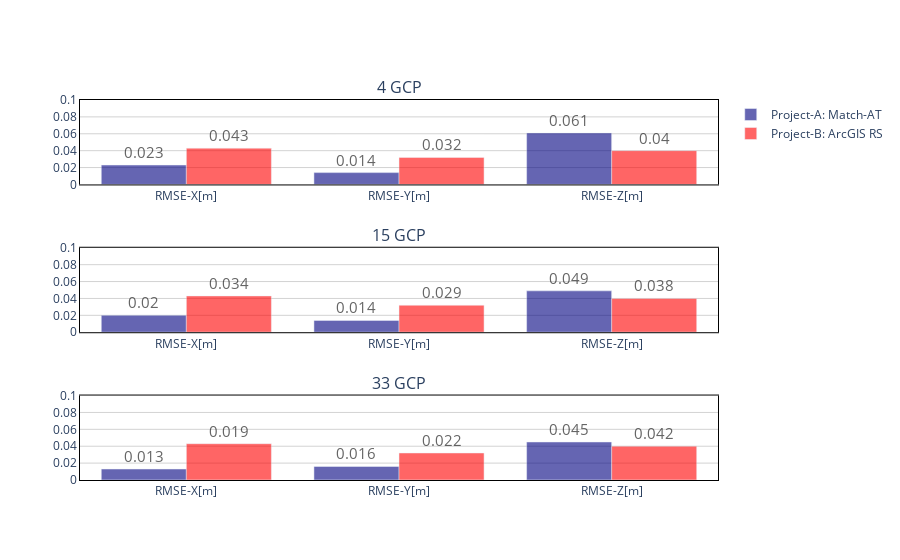

The cell this chart's notebook holds for it:
### Code cell
"""RMSE-BARPLOT"""

fig = make_subplots(rows=3, cols=1, subplot_titles=[
                    "4 GCP", "15 GCP", "33 GCP"])
x_axis = ["RMSE-X[m]", "RMSE-Y[m]", "RMSE-Z[m]"]

# Row 1, col 1
fig.append_trace(go.Bar(
    name="Project-A: Match-AT",
    x=x_axis,
    y=prj_4GCP_Inpho.cp_RMS,
    marker_color='navy',
    text=[str(txt) for txt in prj_4GCP_Inpho.cp_RMS],
    textposition="inside",
    legendgroup='1'
),
    row=1,
    col=1
)
fig.append_trace(go.Bar(
    name="Project-B: ArcGIS RS",
    x=x_axis,
    y=CP_RMS_RS_4GCP,
    marker_color='red',
    text=[str(txt) for txt in CP_RMS_RS_4GCP],
    textposition="inside",
    legendgroup='1'
),
    row=1,
    col=1
)

# Row 2, col 1
fig.append_trace(go.Bar(
    name="Project-A: Match-AT",
    x=x_axis,
    y=prj_15GCP_Inpho.cp_RMS,
    marker_color='navy',
    text=[str(txt) for txt in prj_15GCP_Inpho.cp_RMS],
    textposition="inside",
    legendgroup='1',
    showlegend=False
),
    row=2,
    col=1
)
fig.append_trace(go.Bar(
    name="Project-B: ArcGIS RS",
    x=x_axis,
    y=CP_RMS_RS_4GCP,
    marker_color='red',
    text=[str(txt) for txt in CP_RMS_RS_15GCP],
    textposition="inside",
    legendgroup='1',
    showlegend=False
),
    row=2,
    col=1
)

# Row 3, col 1
fig.append_trace(go.Bar(
    name="Project-A: Match-AT",
    x=x_axis,
    y=prj_33GCP_Inpho.cp_RMS,
    marker_color='navy',
    text=[str(txt) for txt in prj_33GCP_Inpho.cp_RMS],
    textposition="inside",
    legendgroup='1',
    showlegend=False
),
    row=3,
    col=1
)
fig.append_trace(go.Bar(
    name="Project-B: ArcGIS RS",
    x=x_axis,
    y=CP_RMS_RS_4GCP,
    marker_color='red',
    text=[str(txt) for txt in CP_RMS_RS_33GCP],
    textposition="inside",
    legendgroup='1',
    showlegend=False
),
    row=3,
    col=1
)

fig.update_traces(opacity=0.6, textfont_size=15, textfont_color='black',textangle=0, textposition="outside", cliponaxis=False)
fig.update_layout(
    # title='Check points RMS of different Inpho projects',
    xaxis1={"showgrid": False, "zeroline": False},
    yaxis1={"showgrid": True, "zeroline": False, "range": [0, 0.1], "dtick": 0.02},
    yaxis2={"showgrid": True, "zeroline": False, "range": [0, 0.1], "dtick": 0.02},
    yaxis3={"showgrid": True, "zeroline": False, "range": [0, 0.1], "dtick": 0.02},
    legend_tracegroupgap=20,
    plot_bgcolor='white'
)
fig.update_xaxes(showline=True, linewidth=1, linecolor='black', mirror=True)
fig.update_yaxes(showgrid= True, gridcolor = 'lightgray',
                 showline=True, linewidth=1, linecolor='black', mirror=True)
fig.show()
fig.write_html("./Results/RS_analysis/CP_RMS-CompareRS-subplots.html")

### Figure 1 — Plotly figure (JSON) as saved in the notebook; plotly's stock layout.template omitted (floating-point values rounded to 4 significant figures)
{"data": [{"cliponaxis": false, "legendgroup": "1", "marker": {"color": "navy"}, "name": "Project-A: Match-AT", "opacity": 0.6, "text": ["0.023", "0.014", "0.061"], "textangle": 0, "textfont": {"color": "black", "size": 15}, "textposition": "outside", "type": "bar", "x": ["RMSE-X[m]", "RMSE-Y[m]", "RMSE-Z[m]"], "xaxis": "x", "y": [0.023, 0.014, 0.061], "yaxis": "y"}, {"cliponaxis": false, "legendgroup": "1", "marker": {"color": "red"}, "name": "Project-B: ArcGIS RS", "opacity": 0.6, "text": ["0.043", "0.032", "0.04"], "textangle": 0, "textfont": {"color": "black", "size": 15}, "textposition": "outside", "type": "bar", "x": ["RMSE-X[m]", "RMSE-Y[m]", "RMSE-Z[m]"], "xaxis": "x", "y": [0.043, 0.032, 0.04], "yaxis": "y"}, {"cliponaxis": false, "legendgroup": "1", "marker": {"color": "navy"}, "name": "Project-A: Match-AT", "opacity": 0.6, "showlegend": false, "text": ["0.02", "0.014", "0.049"], "textangle": 0, "textfont": {"color": "black", "size": 15}, "textposition": "outside", "type": "bar", "x": ["RMSE-X[m]", "RMSE-Y[m]", "RMSE-Z[m]"], "xaxis": "x2", "y": [0.02, 0.014, 0.049], "yaxis": "y2"}, {"cliponaxis": false, "legendgroup": "1", "marker": {"color": "red"}, "name": "Project-B: ArcGIS RS", "opacity": 0.6, "showlegend": false, "text": ["0.034", "0.029", "0.038"], "textangle": 0, "textfont": {"color": "black", "size": 15}, "textposition": "outside", "type": "bar", "x": ["RMSE-X[m]", "RMSE-Y[m]", "RMSE-Z[m]"], "xaxis": "x2", "y": [0.043, 0.032, 0.04], "yaxis": "y2"}, {"cliponaxis": false, "legendgroup": "1", "marker": {"color": "navy"}, "name": "Project-A: Match-AT", "opacity": 0.6, "showlegend": false, "text": ["0.013", "0.016", "0.045"], "textangle": 0, "textfont": {"color": "black", "size": 15}, "textposition": "outside", "type": "bar", "x": ["RMSE-X[m]", "RMSE-Y[m]", "RMSE-Z[m]"], "xaxis": "x3", "y": [0.013, 0.016, 0.045], "yaxis": "y3"}, {"cliponaxis": false, "legendgroup": "1", "marker": {"color": "red"}, "name": "Project-B: ArcGIS RS", "opacity": 0.6, "showlegend": false, "text": ["0.019", "0.022", "0.042"], "textangle": 0, "textfont": {"color": "black", "size": 15}, "textposition": "outside", "type": "bar", "x": ["RMSE-X[m]", "RMSE-Y[m]", "RMSE-Z[m]"], "xaxis": "x3", "y": [0.043, 0.032, 0.04], "yaxis": "y3"}], "layout": {"annotations": [{"font": {"size": 16}, "showarrow": false, "text": "4 GCP", "x": 0.5, "xanchor": "center", "xref": "paper", "y": 1, "yanchor": "bottom", "yref": "paper"}, {"font": {"size": 16}, "showarrow": false, "text": "15 GCP", "x": 0.5, "xanchor": "center", "xref": "paper", "y": 0.6111, "yanchor": "bottom", "yref": "paper"}, {"font": {"size": 16}, "showarrow": false, "text": "33 GCP", "x": 0.5, "xanchor": "center", "xref": "paper", "y": 0.2222, "yanchor": "bottom", "yref": "paper"}], "legend": {"tracegroupgap": 20}, "plot_bgcolor": "white", "xaxis": {"anchor": "y", "domain": [0, 1], "linecolor": "black", "linewidth": 1, "mirror": true, "showgrid": false, "showline": true, "zeroline": false}, "xaxis2": {"anchor": "y2", "domain": [0, 1], "linecolor": "black", "linewidth": 1, "mirror": true, "showline": true}, "xaxis3": {"anchor": "y3", "domain": [0, 1], "linecolor": "black", "linewidth": 1, "mirror": true, "showline": true}, "yaxis": {"anchor": "x", "domain": [0.7778, 1], "dtick": 0.02, "gridcolor": "lightgray", "linecolor": "black", "linewidth": 1, "mirror": true, "range": [0, 0.1], "showgrid": true, "showline": true, "zeroline": false}, "yaxis2": {"anchor": "x2", "domain": [0.3889, 0.6111], "dtick": 0.02, "gridcolor": "lightgray", "linecolor": "black", "linewidth": 1, "mirror": true, "range": [0, 0.1], "showgrid": true, "showline": true, "zeroline": false}, "yaxis3": {"anchor": "x3", "domain": [0, 0.2222], "dtick": 0.02, "gridcolor": "lightgray", "linecolor": "black", "linewidth": 1, "mirror": true, "range": [0, 0.1], "showgrid": true, "showline": true, "zeroline": false}}}
